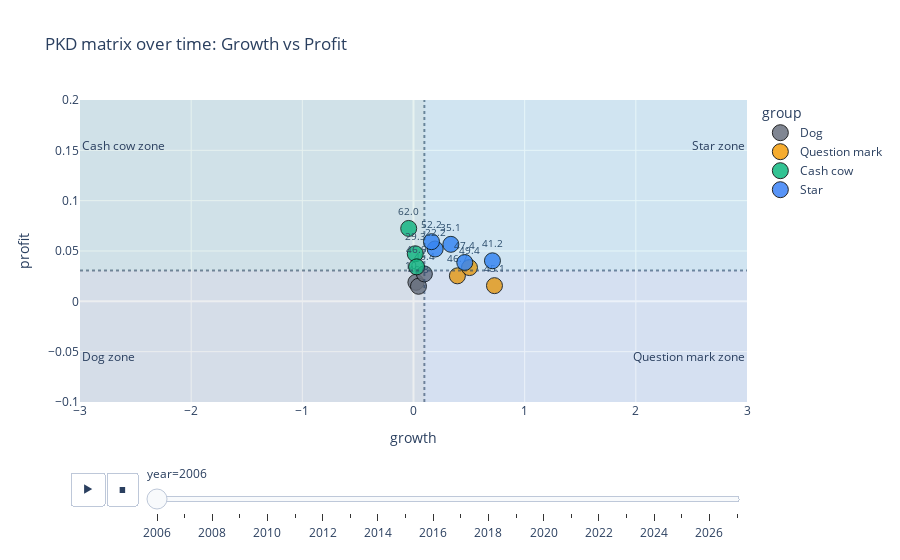

The code cell stored with this chart in its notebook:
### Code cell
import plotly.express as px

matrix_df = wide_pkd.dropna(subset=["growth", "profit"]).copy()

# FIXED AXIS RANGES
g_lo, g_hi = -3, 3
p_lo, p_hi = -0.1, 0.2

group_order = ["Dog", "Question mark", "Cash cow", "Star"]
color_map = {
    "Dog": "#6b7280",
    "Question mark": "#f59e0b",
    "Cash cow": "#10b981",
    "Star": "#3b82f6",
}

fig = px.scatter(
    matrix_df,
    x="growth",
    y="profit",
    color="group",
    text="pkd",
    animation_frame="year",
    animation_group="pkd",
    category_orders={"group": group_order},
    color_discrete_map=color_map,
    hover_name="pkd",
    hover_data={
        "GS_dyn": True, "NP_dyn": True, "CF_dyn": True,
        "NP_to_GS": True, "NP_to_TC": True,
        "CF_to_TC": True, "DEBT_to_GS": True, "STL_to_GS": True,
        "cash": True, "debt_burden": True,
        "growth": True, "profit": True,
    },
    title="PKD matrix over time: Growth vs Profit",
)

fig.update_traces(
    textposition="top center",
    textfont_size=10,
    marker=dict(size=16, opacity=0.85, line=dict(width=1, color="black"))
)

# lock axes
fig.update_xaxes(range=[g_lo, g_hi], zeroline=True)
fig.update_yaxes(range=[p_lo, p_hi], zeroline=True)

# medians (global)
g_med = matrix_df["growth"].median()
p_med = matrix_df["profit"].median()

fig.add_vline(x=g_med, line_dash="dot", opacity=0.6)
fig.add_hline(y=p_med, line_dash="dot", opacity=0.6)

# --- quadrant shading using FIXED ranges ---
fig.add_vrect(x0=g_lo, x1=g_med, fillcolor="rgba(107,114,128,0.08)", line_width=0)
fig.add_vrect(x0=g_med, x1=g_hi, fillcolor="rgba(59,130,246,0.06)", line_width=0)

fig.add_hrect(y0=p_lo, y1=p_med, fillcolor="rgba(107,114,128,0.05)", line_width=0)
fig.add_hrect(y0=p_med, y1=p_hi, fillcolor="rgba(16,185,129,0.05)", line_width=0)

# --- annotation positions INSIDE range ---
y_top = p_lo + 0.85*(p_hi - p_lo)
y_bot = p_lo + 0.15*(p_hi - p_lo)

# Big quadrant labels
fig.add_annotation(x=g_lo, y=y_bot, text="Dog zone", showarrow=False, xanchor="left", font=dict(size=12))
fig.add_annotation(x=g_hi, y=y_bot, text="Question mark zone", showarrow=False, xanchor="right", font=dict(size=12))
fig.add_annotation(x=g_lo, y=y_top, text="Cash cow zone", showarrow=False, xanchor="left", font=dict(size=12))
fig.add_annotation(x=g_hi, y=y_top, text="Star zone", showarrow=False, xanchor="right", font=dict(size=12))

# optional: reduce label clutter
fig.update_layout(uniformtext_minsize=8, uniformtext_mode="hide")

# smoother animation
fig.update_layout(transition={"duration": 500})

fig.show()

### Figure 1 — Plotly figure (JSON) as saved in the notebook; plotly's stock layout.template omitted (floating-point values rounded to 4 significant figures)
{"data": [{"customdata": [[0.04227, -0.01987, 0.04246, 0.01867, 0.0191, 0.04829, 0.2084, 0.1418, 0.04537, 0.1751], [0.04353, 0.05714, 0.03407, 0.01482, 0.0151, 0.02831, 0.1743, 0.1367, 0.03119, 0.1555], [0.06423, 0.162, 0.06712, 0.0268, 0.02771, 0.04193, 0.2449, 0.2282, 0.05453, 0.2365], [0.1216, -87.7, 0.448, 0.01036, 0.01049, 0.03722, 0.2243, 0.1732, 0.2426, 0.1988]], "hovertemplate": "<b>%{hovertext}</b><br><br>group=Dog<br>year=2006<br>growth=%{x}<br>profit=%{y}<br>pkd=%{text}<br>GS_dyn=%{customdata[0]}<br>NP_dyn=%{customdata[1]}<br>CF_dyn=%{customdata[2]}<br>NP_to_GS=%{customdata[3]}<br>NP_to_TC=%{customdata[4]}<br>CF_to_TC=%{customdata[5]}<br>DEBT_to_GS=%{customdata[6]}<br>STL_to_GS=%{customdata[7]}<br>cash=%{customdata[8]}<br>debt_burden=%{customdata[9]}<extra></extra>", "hovertext": ["10.1", "46.3", "46.4", "47.1"], "ids": ["10.1", "46.3", "46.4", "47.1"], "legendgroup": "Dog", "marker": {"color": "#6b7280", "line": {"color": "black", "width": 1}, "opacity": 0.85, "size": 16, "symbol": "circle"}, "mode": "markers+text", "name": "Dog", "orientation": "v", "showlegend": true, "text": ["10.1", "46.3", "46.4", "47.1"], "textfont": {"size": 10}, "textposition": "top center", "type": "scatter", "x": [0.02162, 0.04491, 0.09778, -29.05], "xaxis": "x", "y": [0.01888, 0.01496, 0.02725, 0.01043], "yaxis": "y"}, {"customdata": [[0.1008, 1.763, 0.3213, 0.01544, 0.01572, 0.03325, 0.2074, 0.1787, 0.1773, 0.193], [0.1503, 0.7672, 0.2668, 0.02496, 0.0257, 0.03935, 0.1866, 0.1542, 0.1531, 0.1704], [0.2502, 0.9301, 0.3307, 0.03284, 0.0342, 0.09411, 0.2815, 0.1962, 0.2124, 0.2389]], "hovertemplate": "<b>%{hovertext}</b><br><br>group=Question mark<br>year=2006<br>growth=%{x}<br>profit=%{y}<br>pkd=%{text}<br>GS_dyn=%{customdata[0]}<br>NP_dyn=%{customdata[1]}<br>CF_dyn=%{customdata[2]}<br>NP_to_GS=%{customdata[3]}<br>NP_to_TC=%{customdata[4]}<br>CF_to_TC=%{customdata[5]}<br>DEBT_to_GS=%{customdata[6]}<br>STL_to_GS=%{customdata[7]}<br>cash=%{customdata[8]}<br>debt_burden=%{customdata[9]}<extra></extra>", "hovertext": ["45.1", "46.7", "49.4"], "ids": ["45.1", "46.7", "49.4"], "legendgroup": "Question mark", "marker": {"color": "#f59e0b", "line": {"color": "black", "width": 1}, "opacity": 0.85, "size": 16, "symbol": "circle"}, "mode": "markers+text", "name": "Question mark", "orientation": "v", "showlegend": true, "text": ["45.1", "46.7", "49.4"], "textfont": {"size": 10}, "textposition": "top center", "type": "scatter", "x": [0.7283, 0.3948, 0.5036], "xaxis": "x", "y": [0.01558, 0.02533, 0.03352], "yaxis": "y"}, {"customdata": [[0.1567, -0.06754, -0.04186, 0.04595, 0.04855, 0.09985, 0.3296, 0.2494, 0.02899, 0.2895], [0.08493, 0.03269, -0.03304, 0.03351, 0.03494, 0.05209, 0.2485, 0.2143, 0.009527, 0.2314], [-0.009348, -0.08946, -0.03047, 0.06913, 0.07571, 0.1396, 0.3233, 0.2779, 0.05455, 0.3006]], "hovertemplate": "<b>%{hovertext}</b><br><br>group=Cash cow<br>year=2006<br>growth=%{x}<br>profit=%{y}<br>pkd=%{text}<br>GS_dyn=%{customdata[0]}<br>NP_dyn=%{customdata[1]}<br>CF_dyn=%{customdata[2]}<br>NP_to_GS=%{customdata[3]}<br>NP_to_TC=%{customdata[4]}<br>CF_to_TC=%{customdata[5]}<br>DEBT_to_GS=%{customdata[6]}<br>STL_to_GS=%{customdata[7]}<br>cash=%{customdata[8]}<br>debt_burden=%{customdata[9]}<extra></extra>", "hovertext": ["29.3", "46.9", "62.0"], "ids": ["29.3", "46.9", "62.0"], "legendgroup": "Cash cow", "marker": {"color": "#10b981", "line": {"color": "black", "width": 1}, "opacity": 0.85, "size": 16, "symbol": "circle"}, "mode": "markers+text", "name": "Cash cow", "orientation": "v", "showlegend": true, "text": ["29.3", "46.9", "62.0"], "textfont": {"size": 10}, "textposition": "top center", "type": "scatter", "x": [0.01578, 0.02819, -0.04309], "xaxis": "x", "y": [0.04725, 0.03423, 0.07242], "yaxis": "y"}, {"customdata": [[0.1402, 0.2873, 0.157, 0.05042, 0.05356, 0.1119, 0.3244, 0.2563, 0.1344, 0.2903], [0.1023, 0.7244, 0.1817, 0.05452, 0.05873, 0.1279, 0.2751, 0.1526, 0.1548, 0.2139], [0.2311, 1.314, 0.586, 0.03926, 0.04122, 0.06155, 0.3531, 0.3, 0.3238, 0.3265], [0.1371, 0.5713, 0.6752, 0.0377, 0.03949, 0.06279, 0.218, 0.2124, 0.369, 0.2152], [0.1084, 0.2426, 0.1341, 0.05697, 0.06153, 0.1358, 0.4748, 0.1894, 0.135, 0.3321]], "hovertemplate": "<b>%{hovertext}</b><br><br>group=Star<br>year=2006<br>growth=%{x}<br>profit=%{y}<br>pkd=%{text}<br>GS_dyn=%{customdata[0]}<br>NP_dyn=%{customdata[1]}<br>CF_dyn=%{customdata[2]}<br>NP_to_GS=%{customdata[3]}<br>NP_to_TC=%{customdata[4]}<br>CF_to_TC=%{customdata[5]}<br>DEBT_to_GS=%{customdata[6]}<br>STL_to_GS=%{customdata[7]}<br>cash=%{customdata[8]}<br>debt_burden=%{customdata[9]}<extra></extra>", "hovertext": ["22.2", "35.1", "41.2", "47.4", "52.2"], "ids": ["22.2", "35.1", "41.2", "47.4", "52.2"], "legendgroup": "Star", "marker": {"color": "#3b82f6", "line": {"color": "black", "width": 1}, "opacity": 0.85, "size": 16, "symbol": "circle"}, "mode": "markers+text", "name": "Star", "orientation": "v", "showlegend": true, "text": ["22.2", "35.1", "41.2", "47.4", "52.2"], "textfont": {"size": 10}, "textposition": "top center", "type": "scatter", "x": [0.1948, 0.3361, 0.7102, 0.4612, 0.1617], "xaxis": "x", "y": [0.05199, 0.05663, 0.04024, 0.0386, 0.05925], "yaxis": "y"}], "layout": {"annotations": [{"font": {"size": 12}, "showarrow": false, "text": "Dog zone", "x": -3, "xanchor": "left", "y": -0.055}, {"font": {"size": 12}, "showarrow": false, "text": "Question mark zone", "x": 3, "xanchor": "right", "y": -0.055}, {"font": {"size": 12}, "showarrow": false, "text": "Cash cow zone", "x": -3, "xanchor": "left", "y": 0.155}, {"font": {"size": 12}, "showarrow": false, "text": "Star zone", "x": 3, "xanchor": "right", "y": 0.155}], "legend": {"title": {"text": "group"}, "tracegroupgap": 0}, "shapes": [{"line": {"dash": "dot"}, "opacity": 0.6, "type": "line", "x0": 0.09778, "x1": 0.09778, "xref": "x", "y0": 0, "y1": 1, "yref": "y domain"}, {"line": {"dash": "dot"}, "opacity": 0.6, "type": "line", "x0": 0, "x1": 1, "xref": "x domain", "y0": 0.03068, "y1": 0.03068, "yref": "y"}, {"fillcolor": "rgba(107,114,128,0.08)", "line": {"width": 0}, "type": "rect", "x0": -3, "x1": 0.09778, "xref": "x", "y0": 0, "y1": 1, "yref": "y domain"}, {"fillcolor": "rgba(59,130,246,0.06)", "line": {"width": 0}, "type": "rect", "x0": 0.09778, "x1": 3, "xref": "x", "y0": 0, "y1": 1, "yref": "y domain"}, {"fillcolor": "rgba(107,114,128,0.05)", "line": {"width": 0}, "type": "rect", "x0": 0, "x1": 1, "xref": "x domain", "y0": -0.1, "y1": 0.03068, "yref": "y"}, {"fillcolor": "rgba(16,185,129,0.05)", "line": {"width": 0}, "type": "rect", "x0": 0, "x1": 1, "xref": "x domain", "y0": 0.03068, "y1": 0.2, "yref": "y"}], "sliders": [{"active": 0, "currentvalue": {"prefix": "year="}, "len": 0.9, "pad": {"b": 10, "t": 60}, "steps": [{"args": [["2006"], {"frame": {"duration": 0, "redraw": false}, "fromcurrent": true, "mode": "immediate", "transition": {"duration": 0, "easing": "linear"}}], "label": "2006", "method": "animate"}, {"args": [["2007"], {"frame": {"duration": 0, "redraw": false}, "fromcurrent": true, "mode": "immediate", "transition": {"duration": 0, "easing": "linear"}}], "label": "2007", "method": "animate"}, {"args": [["2008"], {"frame": {"duration": 0, "redraw": false}, "fromcurrent": true, "mode": "immediate", "transition": {"duration": 0, "easing": "linear"}}], "label": "2008", "method": "animate"}, {"args": [["2009"], {"frame": {"duration": 0, "redraw": false}, "fromcurrent": true, "mode": "immediate", "transition": {"duration": 0, "easing": "linear"}}], "label": "2009", "method": "animate"}, {"args": [["2010"], {"frame": {"duration": 0, "redraw": false}, "fromcurrent": true, "mode": "immediate", "transition": {"duration": 0, "easing": "linear"}}], "label": "2010", "method": "animate"}, {"args": [["2011"], {"frame": {"duration": 0, "redraw": false}, "fromcurrent": true, "mode": "immediate", "transition": {"duration": 0, "easing": "linear"}}], "label": "2011", "method": "animate"}, {"args": [["2012"], {"frame": {"duration": 0, "redraw": false}, "fromcurrent": true, "mode": "immediate", "transition": {"duration": 0, "easing": "linear"}}], "label": "2012", "method": "animate"}, {"args": [["2013"], {"frame": {"duration": 0, "redraw": false}, "fromcurrent": true, "mode": "immediate", "transition": {"duration": 0, "easing": "linear"}}], "label": "2013", "method": "animate"}, {"args": [["2014"], {"frame": {"duration": 0, "redraw": false}, "fromcurrent": true, "mode": "immediate", "transition": {"duration": 0, "easing": "linear"}}], "label": "2014", "method": "animate"}, {"args": [["2015"], {"frame": {"duration": 0, "redraw": false}, "fromcurrent": true, "mode": "immediate", "transition": {"duration": 0, "easing": "linear"}}], "label": "2015", "method": "animate"}, {"args": [["2016"], {"frame": {"duration": 0, "redraw": false}, "fromcurrent": true, "mode": "immediate", "transition": {"duration": 0, "easing": "linear"}}], "label": "2016", "method": "animate"}, {"args": [["2017"], {"frame": {"duration": 0, "redraw": false}, "fromcurrent": true, "mode": "immediate", "transition": {"duration": 0, "easing": "linear"}}], "label": "2017", "method": "animate"}, {"args": [["2018"], {"frame": {"duration": 0, "redraw": false}, "fromcurrent": true, "mode": "immediate", "transition": {"duration": 0, "easing": "linear"}}], "label": "2018", "method": "animate"}, {"args": [["2019"], {"frame": {"duration": 0, "redraw": false}, "fromcurrent": true, "mode": "immediate", "transition": {"duration": 0, "easing": "linear"}}], "label": "2019", "method": "animate"}, {"args": [["2020"], {"frame": {"duration": 0, "redraw": false}, "fromcurrent": true, "mode": "immediate", "transition": {"duration": 0, "easing": "linear"}}], "label": "2020", "method": "animate"}, {"args": [["2021"], {"frame": {"duration": 0, "redraw": false}, "fromcurrent": true, "mode": "immediate", "transition": {"duration": 0, "easing": "linear"}}], "label": "2021", "method": "animate"}, {"args": [["2022"], {"frame": {"duration": 0, "redraw": false}, "fromcurrent": true, "mode": "immediate", "transition": {"duration": 0, "easing": "linear"}}], "label": "2022", "method": "animate"}, {"args": [["2023"], {"frame": {"duration": 0, "redraw": false}, "fromcurrent": true, "mode": "immediate", "transition": {"duration": 0, "easing": "linear"}}], "label": "2023", "method": "animate"}, {"args": [["2024"], {"frame": {"duration": 0, "redraw": false}, "fromcurrent": true, "mode": "immediate", "transition": {"duration": 0, "easing": "linear"}}], "label": "2024", "method": "animate"}, {"args": [["2025"], {"frame": {"duration": 0, "redraw": false}, "fromcurrent": true, "mode": "immediate", "transition": {"duration": 0, "easing": "linear"}}], "label": "2025", "method": "animate"}, {"args": [["2026"], {"frame": {"duration": 0, "redraw": false}, "fromcurrent": true, "mode": "immediate", "transition": {"duration": 0, "easing": "linear"}}], "label": "2026", "method": "animate"}, {"args": [["2027"], {"frame": {"duration": 0, "redraw": false}, "fromcurrent": true, "mode": "immediate", "transition": {"duration": 0, "easing": "linear"}}], "label": "2027", "method": "animate"}], "x": 0.1, "xanchor": "left", "y": 0, "yanchor": "top"}], "title": {"text": "PKD matrix over time: Growth vs Profit"}, "transition": {"duration": 500}, "uniformtext": {"minsize": 8, "mode": "hide"}, "updatemenus": [{"buttons": [{"args": [null, {"frame": {"duration": 500, "redraw": false}, "fromcurrent": true, "mode": "immediate", "transition": {"duration": 500, "easing": "linear"}}], "label": "&#9654;", "method": "animate"}, {"args": [[null], {"frame": {"duration": 0, "redraw": false}, "fromcurrent": true, "mode": "immediate", "transition": {"duration": 0, "easing": "linear"}}], "label": "&#9724;", "method": "animate"}], "direction": "left", "pad": {"r": 10, "t": 70}, "showactive": false, "type": "buttons", "x": 0.1, "xanchor": "right", "y": 0, "yanchor": "top"}], "xaxis": {"anchor": "y", "domain": [0, 1], "range": [-3, 3], "title": {"text": "growth"}, "zeroline": true}, "yaxis": {"anchor": "x", "domain": [0, 1], "range": [-0.1, 0.2], "title": {"text": "profit"}, "zeroline": true}}}
